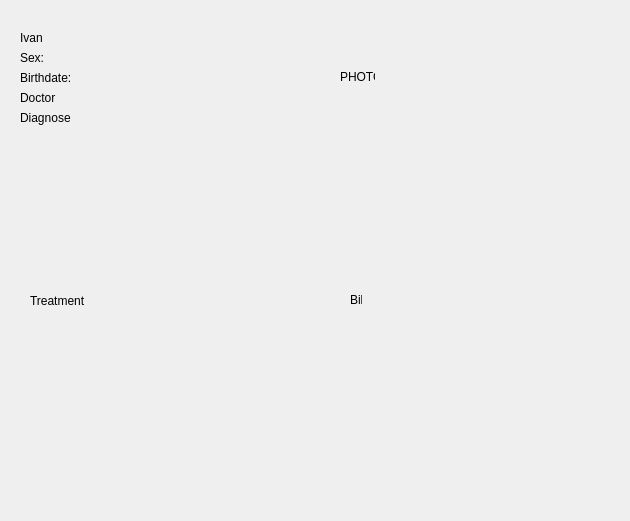
<?xml version="1.0" encoding="UTF-8"?>
<ui version="4.0">
 <class>Secondwindow</class>
 <widget class="QDialog" name="Secondwindow">
  <property name="geometry">
   <rect>
    <x>0</x>
    <y>0</y>
    <width>630</width>
    <height>521</height>
   </rect>
  </property>
  <property name="windowTitle">
   <string>Dialog</string>
  </property>
  <widget class="QLabel" name="label_5">
   <property name="geometry">
    <rect>
     <x>340</x>
     <y>30</y>
     <width>35</width>
     <height>93</height>
    </rect>
   </property>
   <property name="text">
    <string>PHOTO</string>
   </property>
  </widget>
  <widget class="QLabel" name="label_8">
   <property name="geometry">
    <rect>
     <x>350</x>
     <y>290</y>
     <width>12</width>
     <height>20</height>
    </rect>
   </property>
   <property name="text">
    <string>Bill</string>
   </property>
  </widget>
  <widget class="QWidget" name="">
   <property name="geometry">
    <rect>
     <x>30</x>
     <y>290</y>
     <width>116</width>
     <height>22</height>
    </rect>
   </property>
   <layout class="QHBoxLayout" name="horizontalLayout_2">
    <item>
     <widget class="QLabel" name="label_7">
      <property name="text">
       <string>Treatment</string>
      </property>
     </widget>
    </item>
    <item>
     <spacer name="horizontalSpacer_2">
      <property name="orientation">
       <enum>Qt::Horizontal</enum>
      </property>
      <property name="sizeHint" stdset="0">
       <size>
        <width>40</width>
        <height>20</height>
       </size>
      </property>
     </spacer>
    </item>
   </layout>
  </widget>
  <widget class="QWidget" name="">
   <property name="geometry">
    <rect>
     <x>20</x>
     <y>30</y>
     <width>141</width>
     <height>95</height>
    </rect>
   </property>
   <layout class="QHBoxLayout" name="horizontalLayout">
    <item>
     <layout class="QVBoxLayout" name="verticalLayout_2">
      <item>
       <widget class="QLabel" name="label">
        <property name="text">
         <string>Ivan</string>
        </property>
       </widget>
      </item>
      <item>
       <layout class="QVBoxLayout" name="verticalLayout">
        <item>
         <widget class="QLabel" name="label_6">
          <property name="text">
           <string>Sex:</string>
          </property>
         </widget>
        </item>
        <item>
         <widget class="QLabel" name="label_2">
          <property name="text">
           <string>Birthdate:</string>
          </property>
         </widget>
        </item>
        <item>
         <widget class="QLabel" name="label_3">
          <property name="text">
           <string>Doctor</string>
          </property>
         </widget>
        </item>
        <item>
         <widget class="QLabel" name="label_4">
          <property name="text">
           <string>Diagnose</string>
          </property>
         </widget>
        </item>
       </layout>
      </item>
     </layout>
    </item>
    <item>
     <spacer name="horizontalSpacer">
      <property name="orientation">
       <enum>Qt::Horizontal</enum>
      </property>
      <property name="sizeHint" stdset="0">
       <size>
        <width>40</width>
        <height>20</height>
       </size>
      </property>
     </spacer>
    </item>
   </layout>
  </widget>
 </widget>
 <resources/>
 <connections/>
</ui>
